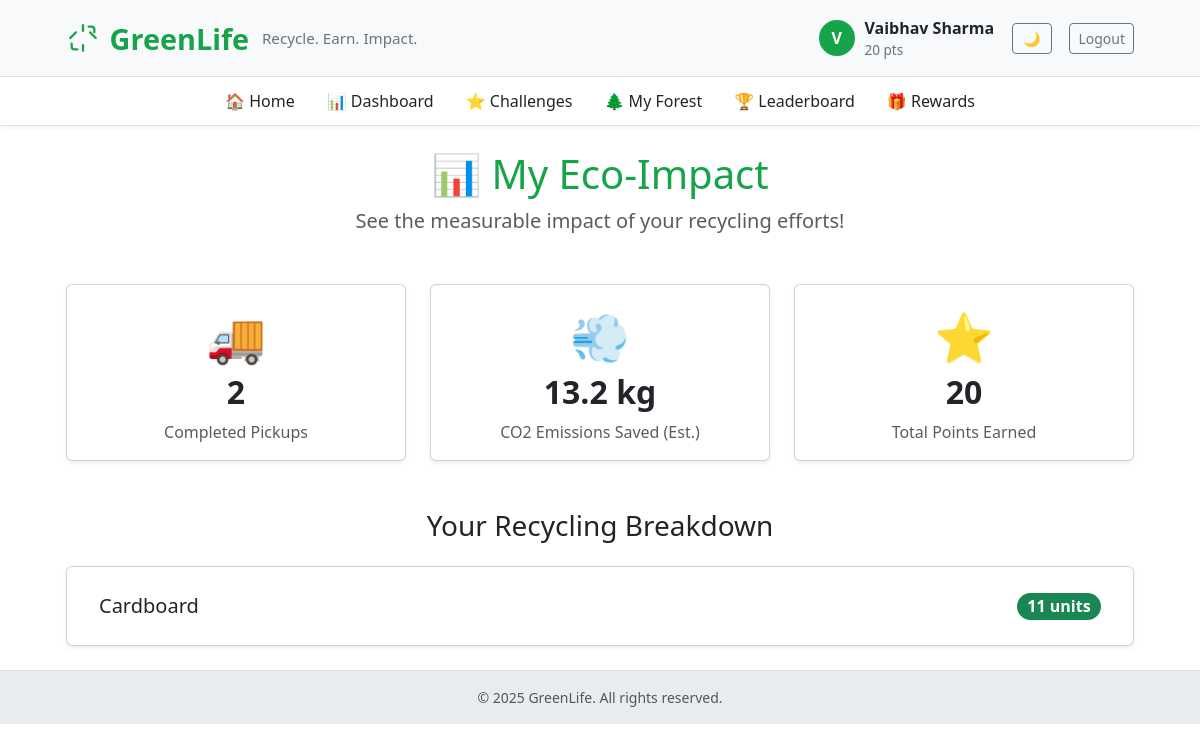
The page /dashboard (signed in) on the database its author committed.
### app.py (models this page shows, shortened)
class User(UserMixin, db.Model):
    id = db.Column(db.Integer, primary_key=True)
    name = db.Column(db.String(120), unique=True, nullable=False)
    email = db.Column(db.String(150), unique=True, nullable=True)
    phone = db.Column(db.String(20), nullable=True)
    password_hash = db.Column(db.String(200), nullable=True)
    points = db.Column(db.Integer, default=0)
    address = db.Column(db.String(300), nullable=True)
    tree_level = db.Column(db.Integer, default=0)

### app.py (the view)
@app.route("/dashboard")
@login_required
def dashboard():
    if not isinstance(current_user, User):
        return redirect(url_for('rider_dashboard'))
    total_pickups = Pickup.query.filter_by(user_id=current_user.id).count()
    items_saved_query = db.session.query(
        Pickup.item_type,
        db.func.sum(Pickup.quantity)
    ).filter_by(user_id=current_user.id).group_by(Pickup.item_type).all()
    carbon_map = {
        "Plastic Bottles": 2.5, "Cardboard": 1.2, "Electronics": 5.0,
        "Metal": 3.0, "Glass": 0.8, "E-Waste": 5.0
    }
    stats = {}
    total_carbon_saved = 0
    for item, quantity in items_saved_query:
        stats[item] = quantity
        total_carbon_saved += carbon_map.get(item, 0.5) * quantity
    return render_template("dashboard.html",
                           stats=stats,
                           total_pickups=total_pickups,
                           total_carbon=round(total_carbon_saved, 2))

### app.py (called while the page is built)
@app.context_processor
def inject_now():
    return {'now': datetime.utcnow}

@login_manager.user_loader
def load_user(user_id):
    u = db.session.get(User, int(user_id))
    if u:
        return u
    return db.session.get(Rider, int(user_id))

### templates/dashboard.html (shortened to what this page needs)
{% extends "base.html" %}
{% block content %}
<div class="text-center mb-5">
  <h1 class="display-6" style="color: var(--eco-green);">📊 My Eco-Impact</h1>
  <p class="lead text-muted">See the measurable impact of your recycling efforts!</p>
</div>
<div class="row g-4">
  <div class="col-md-4">
    <div class="card h-100 shadow-sm">
      <div class="card-body text-center">
        <div style="font-size: 3rem;">🚚</div>
        <h3 class="card-title h2 fw-bold">{{ total_pickups }}</h3>
        <p class="card-text text-muted">Completed Pickups</p>
      </div>
    </div>
  </div>
  <div class="col-md-4">
    <div class="card h-100 shadow-sm">
      <div class="card-body text-center">
        <div style="font-size: 3rem;">💨</div>
        <h3 class="card-title h2 fw-bold">{{ total_carbon }} kg</h3>
        <p class="card-text text-muted">CO2 Emissions Saved (Est.)</p>
      </div>
    </div>
  </div>
  <div class="col-md-4">
    <div class="card h-100 shadow-sm">
      <div class="card-body text-center">
        <div style="font-size: 3rem;">⭐</div>
        <h3 class="card-title h2 fw-bold">{{ current_user.points or 0 }}</h3>
        <p class="card-text text-muted">Total Points Earned</p>
      </div>
    </div>
  </div>
</div>
<div class="mt-5">
  <h3 class="text-center mb-4">Your Recycling Breakdown</h3>
  <div class="card shadow-sm">
    <div class="card-body">
      {% if stats %}
        <ul class="list-group list-group-flush">
          {% for item, quantity in stats.items() %}
            <li class="list-group-item d-flex justify-content-between align-items-center fs-5">
              {{ item }}
              <span class="badge bg-success rounded-pill fs-6">{{ quantity }} units</span>
            </li>
          {% endfor %}
        </ul>
      {% else %}
        <p class="text-center text-muted p-3">You have no completed pickups yet. Request one from the home page to get started!</p>
      {% endif %}
    </div>
  </div>
</div>
{% endblock %}

### templates/base.html (shortened to what this page needs)
<!doctype html>
<html lang="en">
<head>
  <link href="https://cdn.jsdelivr.net/npm/bootstrap@5.3.2/dist/css/bootstrap.min.css" rel="stylesheet">
</head>
<body>
  <header class="brand-bar">
    <div class="container-narrow d-flex justify-content-between align-items-center">
      <div class="d-flex align-items-center">
        <a href="{{ url_for('index') }}" class="brand-title text-decoration-none">
          <span>GreenLife</span>
          <small class="brand-sub d-none d-md-inline">Recycle. Earn. Impact.</small>
        </a>
      </div>
      <nav>
        {% if current_user.is_authenticated %}
        <div class="user-bubble">
          <div class="avatar">{{ current_user.name[0]|upper }}</div>
          <div class="d-none d-md-block">
            <div style="font-weight:700">{{ current_user.name }}</div>
            {% if current_user.points is defined %}
              <div style="font-size:.85rem; color:#6b7280">{{ current_user.points or 0 }} pts</div>
            {% else %}
              <div style="font-size:.85rem; color:#6b7280">Rider Account</div>
            {% endif %}
          </div>
          <button id="theme-toggle" class="btn btn-outline-secondary btn-sm ms-2" style="width: 40px;"></button>
          <a href="{{ url_for('logout') }}" class="btn btn-outline-secondary btn-sm ms-2">Logout</a>
        </div>
        {% else %}
        <div>
          <button id="theme-toggle" class="btn btn-outline-secondary btn-sm me-2" style="width: 40px;"></button>
          <a href="{{ url_for('login') }}" class="btn btn-primary btn-sm">Login</a>
          <a href="{{ url_for('signup') }}" class="btn btn-outline-success btn-sm ms-2">Sign up</a>
        </div>
        {% endif %}
      </nav>
    </div>
  </header>
  {% if current_user.is_authenticated and current_user.points is defined %}
  <nav class="sub-nav sticky-top">
    <div class="container-narrow d-flex justify-content-center">
      <ul class="nav">
        <li class="nav-item"><a class="nav-link" href="{{ url_for('index') }}">🏠 Home</a></li>
        <li class="nav-item"><a class="nav-link" href="{{ url_for('dashboard') }}">📊 Dashboard</a></li>
        <li class="nav-item"><a class="nav-link" href="{{ url_for('challenges') }}">⭐ Challenges</a></li>
        <li class="nav-item"><a class="nav-link" href="{{ url_for('forest') }}">🌲 My Forest</a></li>
        <li class="nav-item"><a class="nav-link" href="{{ url_for('leaderboard') }}">🏆 Leaderboard</a></li>
        <li class="nav-item"><a class="nav-link" href="{{ url_for('rewards') }}">🎁 Rewards</a></li>
      </ul>
    </div>
  </nav>
  {% endif %}
  <main class="py-4">
    <div class="container container-narrow">
      {% block content %}{% endblock %}
    </div>
  </main>
  <footer class="text-center py-3 small text-muted">
    © {{ now().year }} GreenLife. All rights reserved.
  </footer>
</body>
</html>

### templates/base.html (style rules this page uses)
:root { --eco-green: #16a34a; --eco-dark: #0f5132; --eco-light: #f0fdf4; }
body { background-color: var(--bs-body-bg); min-height: 100vh; font-family: 'Segoe UI', system-ui, sans-serif; }
.brand-bar { background-color: var(--bs-tertiary-bg); border-bottom: 1px solid var(--bs-border-color); padding: 16px 0; }
.brand-title { color: var(--eco-green); font-weight: 800; font-size: 1.8rem; display: inline-flex; align-items: center; gap: .6rem; }
.brand-sub { color: #6b7280; font-weight: 500; font-size: .95rem; margin-left: .2rem; }
.user-bubble { display: flex; align-items: center; gap: .6rem; }
.avatar { width: 36px; height: 36px; border-radius: 50%; background: var(--eco-green); color: white; display: inline-flex; align-items: center; justify-content: center; font-weight: 700; }
.container-narrow { max-width: 1100px; margin: 0 auto; padding: 0 1rem; }
footer { background-color: var(--bs-secondary-bg); border-top: 1px solid var(--bs-border-color); }
.sub-nav { background-color: var(--bs-body-bg); border-bottom: 1px solid var(--bs-border-color); box-shadow: 0 2px 4px rgba(0,0,0,0.05); }
.sub-nav .nav-link { color: var(--bs-body-color); font-weight: 500; padding: .75rem 1rem; }

### rows shown on the page
User: name "V", name "Vaibhav Sharma", points "20"

### other values the page prints
{{ total_pickups }} "2"
{{ total_carbon }} "13.2"
{{ item }} "Cardboard"
{{ quantity }} "11"
